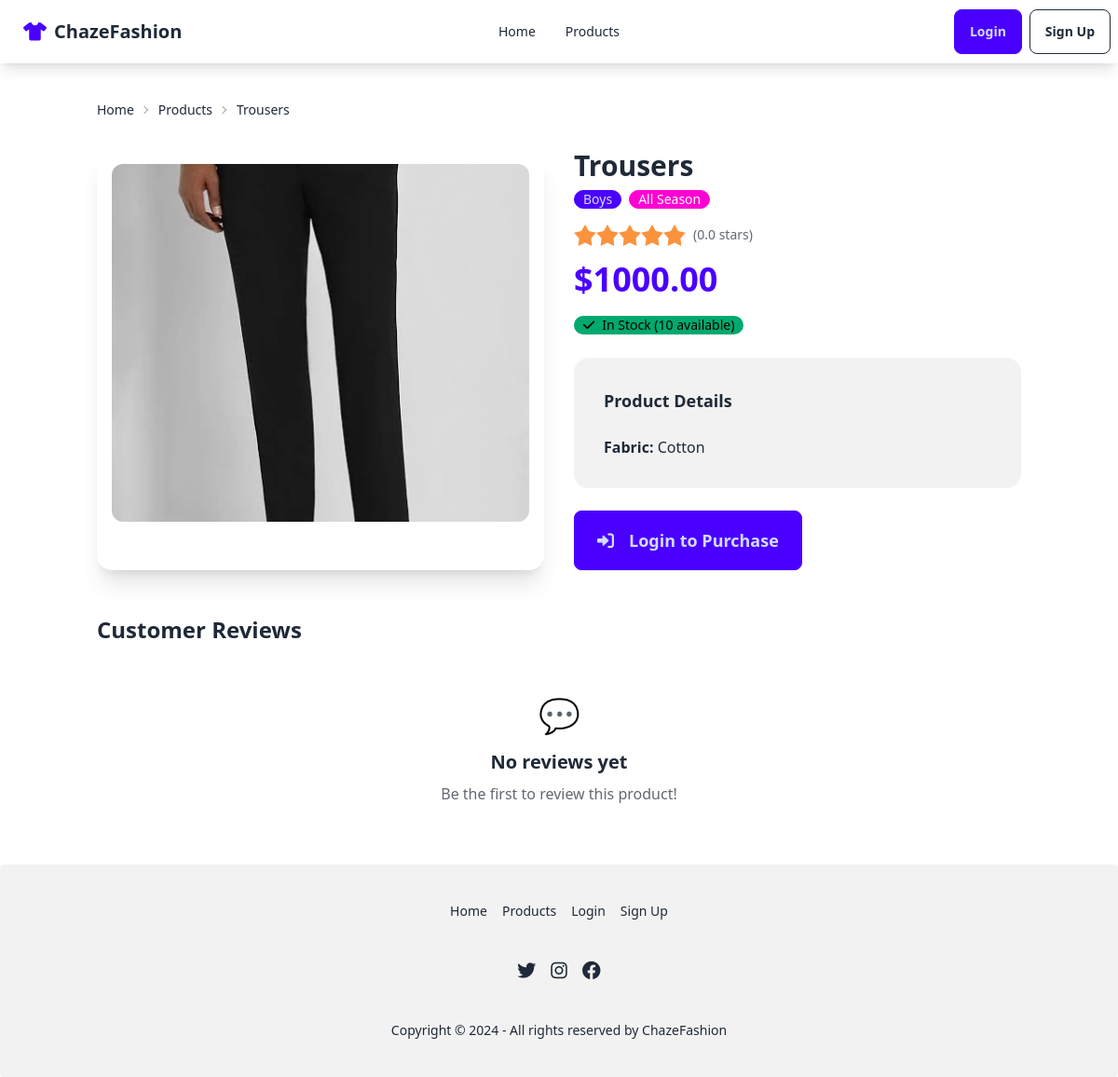
/product/1/, run on the app's committed database.
### catalog/models.py (models this page shows, shortened)
class Product(models.Model):
    CATEGORY_CHOICES = [
        ("Boys", "Boys"),
        ("Girls", "Girls"),
        ("Men", "Men"),
        ("Women", "Women"),
        ("Toddler", "Toddler"),
    ]
    SEASON_CHOICES = [
        ("Summer", "Summer"),
        ("Winter", "Winter"),
        ("All Season", "All Season"),
    ]
    pr_id = models.AutoField(primary_key=True)
    pr_cate = models.CharField(max_length=20, choices=CATEGORY_CHOICES)
    pr_name = models.CharField(max_length=100)
    pr_price = models.DecimalField(max_digits=10, decimal_places=2)
    pr_reviews = models.FloatField(default=0)
    pr_buy_quant = models.PositiveIntegerField(default=0)
    pr_stk_quant = models.PositiveIntegerField(default=0)
    pr_dimensions = models.CharField(max_length=100, blank=True)
    pr_weights = models.CharField(max_length=50, blank=True)
    pr_offers = models.CharField(max_length=100, blank=True)
    pr_images = models.ImageField(upload_to='product_images/', blank=True, null=True)
    pr_season = models.CharField(max_length=20, choices=SEASON_CHOICES, default="All Season")
    pr_fabric = models.CharField(max_length=50, blank=True)
    pr_texture = models.CharField(max_length=50, blank=True)
    pr_brand = models.CharField(max_length=50, blank=True)

### catalog/views.py (the view)
# urls.py: path('product/<int:product_id>/', views.product_detail, name='product_detail'),
def product_detail(request, product_id):
    product = get_object_or_404(Product, pr_id=product_id)
    reviews = product.review_set.all().order_by('-created_at')
    context = {
        'product': product,
        'reviews': reviews,
    }
    return render(request, 'catalog/product_detail.html', context)

### templates/catalog/product_detail.html (shortened to what this page needs)
{% extends 'base.html' %}
{% block content %}
<div class="container mx-auto">
    <div class="text-sm breadcrumbs mb-6">
        <ul>
            <li><a href="{% url 'home' %}">Home</a></li>
            <li><a href="{% url 'product_list' %}">Products</a></li>
            <li>{{ product.pr_name }}</li>
        </ul>
    </div>
    <div class="grid grid-cols-1 lg:grid-cols-2 gap-8">
        <div class="card bg-base-100 shadow-xl">
            <figure class="px-4 pt-4">
                {% if product.pr_images %}
                    <img src="{{ product.pr_images.url }}" alt="{{ product.pr_name }}"
                         class="rounded-xl w-full h-96 object-cover" />
                {% else %}
                    <div class="bg-base-300 rounded-xl w-full h-96 flex items-center justify-center">
                        <i class="fas fa-tshirt text-8xl text-base-content opacity-50"></i>
                    </div>
                {% endif %}
            </figure>
        </div>
        <div class="space-y-6">
            <div>
                <h1 class="text-3xl font-bold mb-2">{{ product.pr_name }}</h1>
                <div class="flex items-center gap-2 mb-4">
                    <span class="badge badge-primary">{{ product.pr_cate }}</span>
                    <span class="badge badge-secondary">{{ product.pr_season }}</span>
                </div>
                <div class="flex items-center gap-2 mb-4">
                    <div class="rating rating-md">
                        {% for i in "12345" %}
                            {% if forloop.counter <= product.pr_reviews %}
                                <input type="radio" name="rating" class="mask mask-star-2 bg-orange-400" checked disabled />
                            {% else %}
                                <input type="radio" name="rating" class="mask mask-star-2 bg-orange-400" disabled />
                            {% endif %}
                        {% endfor %}
                    </div>
                    <span class="text-sm text-base-content opacity-70">
                        ({{ product.pr_reviews }} stars)
                    </span>
                </div>
                <div class="text-4xl font-bold text-primary mb-4">
                    ${{ product.pr_price }}
                </div>
                <div class="mb-4">
                    {% if product.pr_stk_quant > 0 %}
                        <span class="badge badge-success gap-2">
                            <i class="fas fa-check"></i>
                            In Stock ({{ product.pr_stk_quant }} available)
                        </span>
                    {% else %}
                        <span class="badge badge-error gap-2">
                            <i class="fas fa-times"></i>
                            Out of Stock
                        </span>
                    {% endif %}
                </div>
            </div>
            <div class="card bg-base-200">
                <div class="card-body">
                    <h2 class="card-title text-lg mb-4">Product Details</h2>
                    <div class="grid grid-cols-1 md:grid-cols-2 gap-4">
                        {% if product.pr_fabric %}
                            <div>
                                <span class="font-semibold">Fabric:</span>
                                <span>{{ product.pr_fabric }}</span>
                            </div>
                        {% endif %}
                    </div>
                </div>
            </div>
            <div class="flex flex-wrap gap-4">
                {% if user.is_authenticated %}
                    {% if product.pr_stk_quant > 0 %}
                        <a href="{% url 'add_to_cart' product.pr_id %}" class="btn btn-primary btn-lg">
                            <i class="fas fa-shopping-cart mr-2"></i>
                            Add to Cart
                        </a>
                    {% endif %}
                    <a href="{% url 'add_to_wishlist' product.pr_id %}" class="btn btn-outline btn-lg">
                        <i class="fas fa-heart mr-2"></i>
                        Add to Wishlist
                    </a>
                {% else %}
                    <a href="{% url 'login' %}" class="btn btn-primary btn-lg">
                        <i class="fas fa-sign-in-alt mr-2"></i>
                        Login to Purchase
                    </a>
                {% endif %}
            </div>
        </div>
    </div>
    <div class="mt-12">
        <h2 class="text-2xl font-bold mb-6">Customer Reviews</h2>
        {% if reviews %}
            <div class="space-y-4">
                {% for review in reviews %}
                <div class="card bg-base-100 shadow-lg">
                    <div class="card-body">
                        <div class="flex items-center justify-between mb-2">
                            <div class="flex items-center gap-2">
                                <div class="avatar placeholder">
                                    <div class="bg-primary text-primary-content rounded-full w-8">
                                        <span class="text-xs">{{ review.user.username|first|upper }}</span>
                                    </div>
                                </div>
                                <span class="font-semibold">{{ review.user.username }}</span>
                            </div>
                            <div class="rating rating-sm">
                                {% for i in "12345" %}
                                    {% if forloop.counter <= review.rating %}
                                        <input type="radio" name="rating-{{ review.id }}"
                                               class="mask mask-star-2 bg-orange-400" checked disabled />
                                    {% else %}
                                        <input type="radio" name="rating-{{ review.id }}"
                                               class="mask mask-star-2 bg-orange-400" disabled />
                                    {% endif %}
                                {% endfor %}
                            </div>
                        </div>
                        {% if review.comment %}
                            <p class="text-base-content">{{ review.comment }}</p>
                        {% endif %}
                        <div class="text-xs text-base-content opacity-50 mt-2">
                            {{ review.created_at|date:"F j, Y" }}
                        </div>
                    </div>
                </div>
                {% endfor %}
            </div>
        {% else %}
            <div class="text-center py-8">
                <div class="text-4xl mb-4">💬</div>
                <h3 class="text-xl font-semibold mb-2">No reviews yet</h3>
                <p class="text-base-content opacity-70">Be the first to review this product!</p>
            </div>
        {% endif %}
    </div>
</div>
{% endblock %}

### data on the page
Product: pr_name "Trousers", pr_images (picture), pr_cate "Boys", pr_season "All Season", pr_reviews "0.0", pr_price "1000.00", pr_stk_quant "10", pr_fabric "Cotton"
